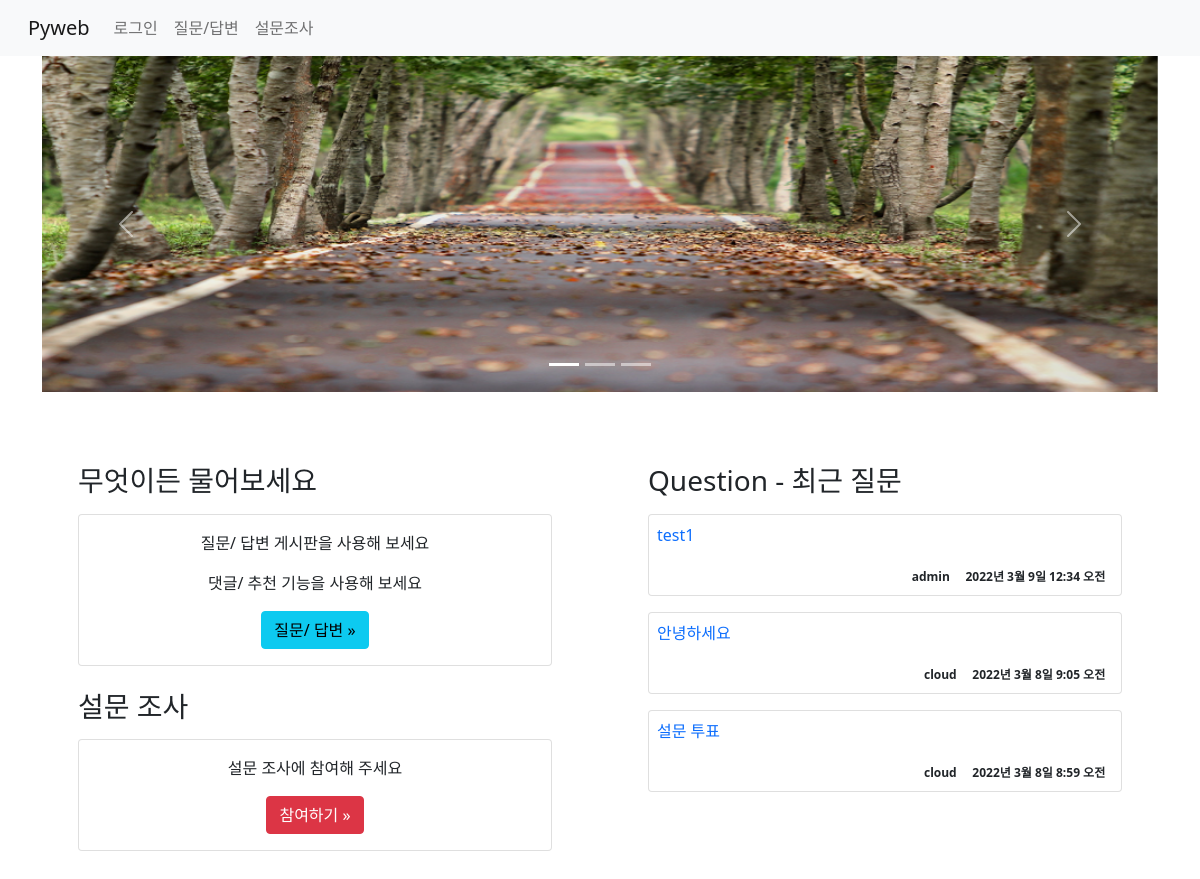
The app's page /, older data.
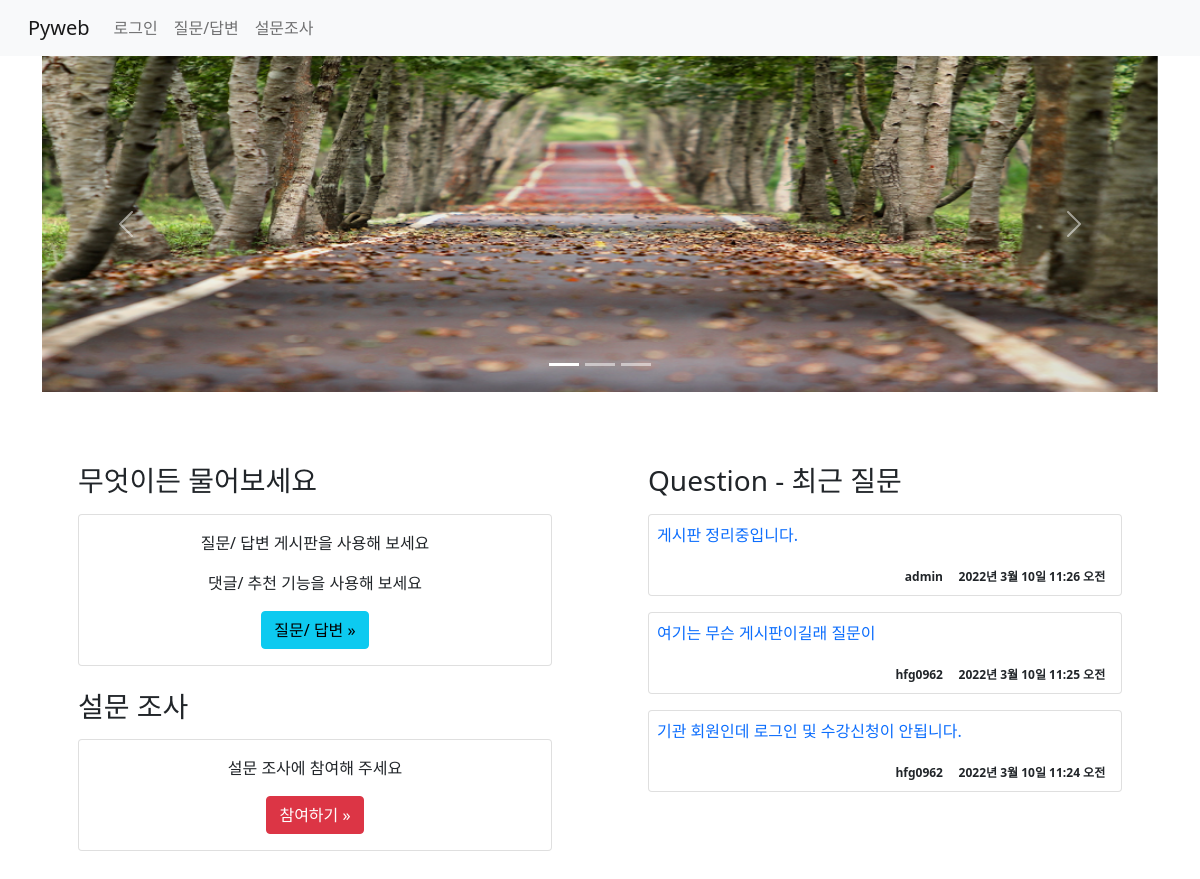
The same page, newer data.
### board/models.py (models this page shows, shortened)
class Question(models.Model):
    subject = models.CharField(max_length=200)
    content = models.TextField()
    create_date = models.DateTimeField()  # not null
    modify_date = models.DateTimeField(null=True, blank=True) # null 값 허용/ blank- 폼 데이터null
    author = models.ForeignKey(User, on_delete=models.CASCADE)

### board/views.py (the view)
# urls.py: path('', views.index, name='index'),  #127.0.0.1:8000/board/
def index(request):
    question_list = Question.objects.order_by('-pk')[:3]
    context = {'question_list':question_list}
    return render(request, 'board/index.html', context)

### templates/board/index.html (shortened to what this page needs)
{% extends 'base.html'%}
{% load static %}
{% block content %}
<div class="container">
    <div id="carouselExampleIndicators" class="carousel slide" data-bs-ride="carousel">
      <div class="carousel-indicators">
        <button type="button" data-bs-target="#carouselExampleIndicators" data-bs-slide-to="0" class="active" aria-current="true" aria-label="Slide 1"></button>
        <button type="button" data-bs-target="#carouselExampleIndicators" data-bs-slide-to="1" aria-label="Slide 2"></button>
        <button type="button" data-bs-target="#carouselExampleIndicators" data-bs-slide-to="2" aria-label="Slide 3"></button>
      </div>
      <div class="carousel-inner">
        <div class="carousel-item active">
          <img src="{% static 'board/images/bg0.png' %}" class="d-block w-100" alt="...">
        </div>
      </div>
      <button class="carousel-control-prev" type="button" data-bs-target="#carouselExampleIndicators" data-bs-slide="prev">
        <span class="carousel-control-prev-icon" aria-hidden="true"></span>
      </button>
      <button class="carousel-control-next" type="button" data-bs-target="#carouselExampleIndicators" data-bs-slide="next">
        <span class="carousel-control-next-icon" aria-hidden="true"></span>
      </button>
    </div>
    <div class="row">
        <div class="col-6 p-5">
            <h3 class="mt-4">무엇이든 물어보세요</h3>
            <div class="card my-3" style="text-align:center;">
                <div class="card-body">
                    <p>질문/ 답변 게시판을 사용해 보세요</p>
                    <p>댓글/ 추천 기능을 사용해 보세요</p>
                    <a href="{% url 'board:boardlist' %}" class="btn btn-info">질문/ 답변 &raquo;</a>
                </div>
            </div>
            <h3 class="mt-4">설문 조사</h3>
            <div class="card my-3" style="text-align:center;">
                <div class="card-body">
                    <p>설문 조사에 참여해 주세요</p>
                    <a href="{% url 'poll:index' %}" class="btn btn-danger">참여하기 &raquo;</a>
                </div>
            </div>
        </div>
        <div class="col-6 p-5">
        <h3 class="mt-4">Question - 최근 질문</h3>
            {% for question in question_list%}
            <div class="card my-3" >
                <div class="card-body p-2">
                    <p>
                        <a href="{% url 'board:detail' question.id %}"
                            class="text-decoration-none">
                            {{ question.subject }}</a>
                    </p>
                    <div class="card-text text-right">
                        <span class="badge text-dark">
                            {{ question.author }} &nbsp; &nbsp; {{ question.create_date }}
                        </span>
                    </div>
                </div>
            </div>
            {% endfor %}
        </div>
    </div>
</div>
{% endblock %}

### templates/base.html (shortened to what this page needs)
<!DOCTYPE html>
{% load static %}
<html lang="ko">
<head>
    <link rel="stylesheet" href="{% static 'board/css/bootstrap.css/' %}">
    <link href="https://cdn.jsdelivr.net/npm/bootstrap@5.1.3/dist/css/bootstrap.min.css"
          rel="stylesheet"
>
</head>
<body>
{% include 'navbar.html' %}
{% block content %}{% endblock %}
</body>
</html>

### templates/navbar.html (shortened to what this page needs)
<nav class="navbar navbar-expand-lg navbar-light bg-light">
    <div class="container-fluid">
        <a class="navbar-brand" href="{% url 'board:index' %}">Pyweb</a>
        <div class="collapse navbar-collapse" id="navbarSupportedContent">
            <ul class="navbar-nav me-auto mb-2 mb-lg-0">
                <li class="nav-item">
                    {% if user.is_authenticated %}
                        <a class="nav-link" href="{% url 'common:logout_view' %}">({{ user.username }}님) 로그아웃</a>
                    {% else %}
                        <a class="nav-link" href="{% url 'common:login_view' %}">로그인</a>
                    {% endif %}
                </li>
                <li class="nav-item">
                    <a class="nav-link" href="{% url 'board:boardlist' %}">질문/답변</a>
                </li>
                <li class="nav-item">
                    <a class="nav-link" href="{% url 'poll:index' %}">설문조사</a>
                </li>
            </ul>
        </div>
    </div>
</nav>

Row changes from the older to the newer data that the page shows:
removed Question: subject "test1", author "admin", create_date "2022년 3월 9일 12:34 오전"
no longer on this page (row unchanged): Question: subject "안녕하세요", author "cloud", create_date "2022년 3월 8일 9:05 오전"
no longer on this page (row unchanged): Question: subject "설문 투표", author "cloud", create_date "2022년 3월 8일 8:59 오전"
added Question: subject "게시판 정리중입니다.", author "admin", create_date "2022년 3월 10일 11:26 오전"
added Question: subject "여기는 무슨 게시판이길래 질문이", author "hfg0962", create_date "2022년 3월 10일 11:25 오전"
added Question: subject "기관 회원인데 로그인 및 수강신청이 안됩니다.", author "hfg0962", create_date "2022년 3월 10일 11:24 오전"
